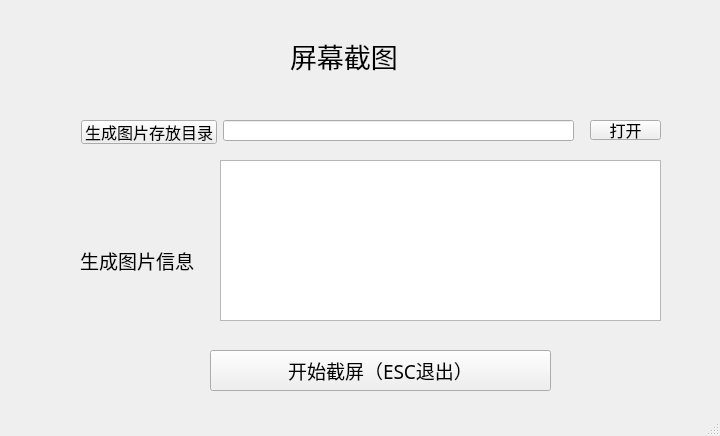
<?xml version="1.0" encoding="UTF-8"?>
<ui version="4.0">
 <class>MainWindow</class>
 <widget class="QMainWindow" name="MainWindow">
  <property name="windowModality">
   <enum>Qt::WindowModal</enum>
  </property>
  <property name="geometry">
   <rect>
    <x>0</x>
    <y>0</y>
    <width>720</width>
    <height>436</height>
   </rect>
  </property>
  <property name="windowTitle">
   <string>屏幕截图v1.0 ---by CZA  20211010</string>
  </property>
  <widget class="QWidget" name="centralwidget">
   <widget class="QLabel" name="label">
    <property name="geometry">
     <rect>
      <x>290</x>
      <y>30</y>
      <width>121</width>
      <height>51</height>
     </rect>
    </property>
    <property name="font">
     <font>
      <family>仿宋</family>
      <pointsize>20</pointsize>
     </font>
    </property>
    <property name="text">
     <string>屏幕截图</string>
    </property>
   </widget>
   <widget class="QPushButton" name="pushButton">
    <property name="geometry">
     <rect>
      <x>81</x>
      <y>120</y>
      <width>136</width>
      <height>24</height>
     </rect>
    </property>
    <property name="font">
     <font>
      <family>仿宋</family>
      <pointsize>12</pointsize>
     </font>
    </property>
    <property name="text">
     <string>生成图片存放目录</string>
    </property>
   </widget>
   <widget class="QLineEdit" name="lineEdit">
    <property name="geometry">
     <rect>
      <x>223</x>
      <y>120</y>
      <width>351</width>
      <height>21</height>
     </rect>
    </property>
   </widget>
   <widget class="QTextEdit" name="textEdit">
    <property name="geometry">
     <rect>
      <x>220</x>
      <y>160</y>
      <width>441</width>
      <height>161</height>
     </rect>
    </property>
   </widget>
   <widget class="QLabel" name="label_2">
    <property name="geometry">
     <rect>
      <x>80</x>
      <y>220</y>
      <width>121</width>
      <height>81</height>
     </rect>
    </property>
    <property name="font">
     <font>
      <family>仿宋</family>
      <pointsize>14</pointsize>
     </font>
    </property>
    <property name="text">
     <string>生成图片信息</string>
    </property>
   </widget>
   <widget class="QToolButton" name="toolButton">
    <property name="geometry">
     <rect>
      <x>590</x>
      <y>120</y>
      <width>71</width>
      <height>20</height>
     </rect>
    </property>
    <property name="font">
     <font>
      <family>仿宋</family>
      <pointsize>12</pointsize>
     </font>
    </property>
    <property name="text">
     <string>打开</string>
    </property>
   </widget>
   <widget class="QPushButton" name="pushButton_2">
    <property name="geometry">
     <rect>
      <x>210</x>
      <y>350</y>
      <width>341</width>
      <height>41</height>
     </rect>
    </property>
    <property name="font">
     <font>
      <family>Agency FB</family>
      <pointsize>14</pointsize>
     </font>
    </property>
    <property name="text">
     <string>开始截屏（ESC退出）</string>
    </property>
   </widget>
  </widget>
  <widget class="QMenuBar" name="menubar">
   <property name="geometry">
    <rect>
     <x>0</x>
     <y>0</y>
     <width>720</width>
     <height>23</height>
    </rect>
   </property>
  </widget>
  <widget class="QStatusBar" name="statusbar"/>
 </widget>
 <resources/>
 <connections/>
</ui>
